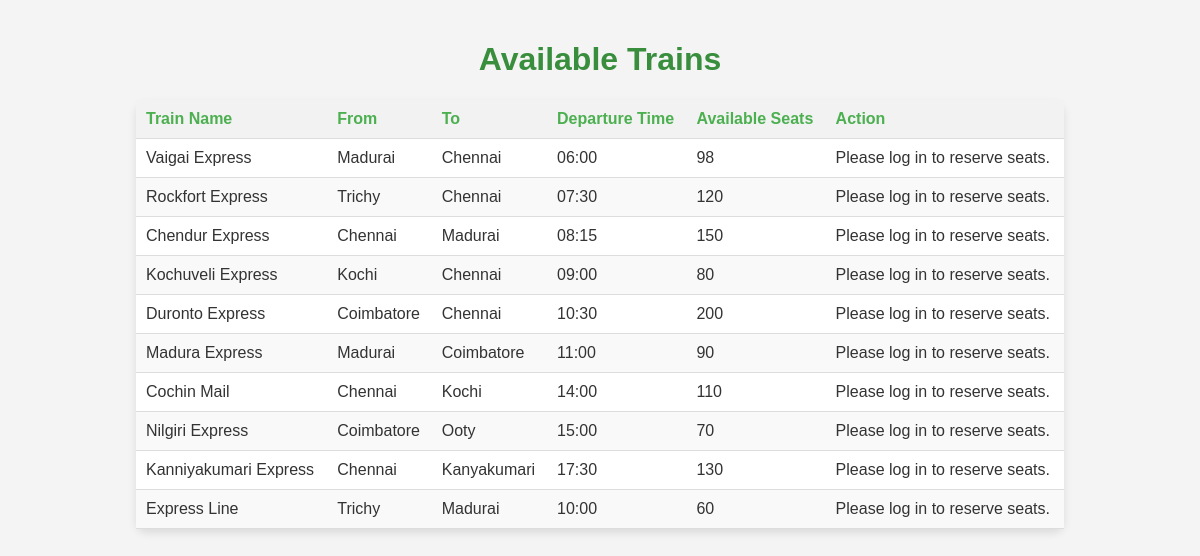
/view_trains, run on the app's committed database.
### tables this page shows
CREATE TABLE train (
            train_id INTEGER PRIMARY KEY AUTOINCREMENT,
            name TEXT NOT NULL,
            from_station TEXT NOT NULL,
            to_station TEXT NOT NULL,
            depart_time TEXT NOT NULL,
            available_seats INTEGER NOT NULL,
            amount_per_seat INTEGER NOT NULL
        );

### app.py (the view)
@app.route('/view_trains')
def view_trains():
    conn = get_db_connection()
    trains = conn.execute('SELECT * FROM train').fetchall()
    conn.close()
    return render_template('view_trains.html', trains=trains)

### app.py (called while the page is built)
def get_db_connection():
    conn = sqlite3.connect('railway.db')
    conn.row_factory = sqlite3.Row  # This will allow us to access columns by name
    return conn

### templates/view_trains.html (shortened to what this page needs)
<!DOCTYPE html>
<html lang="en">
<head>
    <link rel="stylesheet" href="{{ url_for('static', filename='style.css') }}">
</head>
<body>
    <h1>Available Trains</h1>
    <table>
        <thead>
            <tr>
                <th>Train Name</th>
                <th>From</th>
                <th>To</th>
                <th>Departure Time</th>
                <th>Available Seats</th>
                <th>Action</th>
            </tr>
        </thead>
        <tbody>
            {% for train in trains %}
            <tr>
                <td>{{ train.name }}</td>
                <td>{{ train.from_station }}</td>
                <td>{{ train.to_station }}</td>
                <td>{{ train.depart_time }}</td>
                <td>{{ train.available_seats }}</td>
                <td>
                    {% if session.get('user_id') %}
                        <a href="{{ url_for('reserve', train_id=train.train_id) }}" class="btn">Reserve Seats</a>
                    {% else %}
                        <span>Please log in to reserve seats.</span>
                    {% endif %}
                </td>
            </tr>
            {% endfor %}
        </tbody>
    </table>
</body>
</html>

### static/style.css (style rules this page uses)
body { font-family: Arial, sans-serif; background-color: #f4f4f4; color: #333; margin: 0; padding: 20px; text-align: center; }
h1, h2, h3 { color: #4CAF50; }
table { width: 80%; margin: 20px auto; border-collapse: collapse; background-color: #fff; border-radius: 10px; box-shadow: 0 4px 8px rgba(0, 0, 0, 0.1); }
th, td { padding: 10px; text-align: left; border-bottom: 1px solid #ddd; }
th { background-color: #f2f2f2; color: #4CAF50; }
tr:nth-child(even) { background-color: #f9f9f9; }
h1 { color: #388E3C; }

### data on the page
train: name "Vaigai Express", from_station "Madurai", to_station "Chennai", depart_time "06:00", available_seats "98"
train: name "Rockfort Express", from_station "Trichy", to_station "Chennai", depart_time "07:30", available_seats "120"
train: name "Chendur Express", from_station "Chennai", to_station "Madurai", depart_time "08:15", available_seats "150"
train: name "Kochuveli Express", from_station "Kochi", to_station "Chennai", depart_time "09:00", available_seats "80"
train: name "Duronto Express", from_station "Coimbatore", to_station "Chennai", depart_time "10:30", available_seats "200"
train: name "Madura Express", from_station "Madurai", to_station "Coimbatore", depart_time "11:00", available_seats "90"
train: name "Cochin Mail", from_station "Chennai", to_station "Kochi", depart_time "14:00", available_seats "110"
train: name "Nilgiri Express", from_station "Coimbatore", to_station "Ooty", depart_time "15:00", available_seats "70"
train: name "Kanniyakumari Express", from_station "Chennai", to_station "Kanyakumari", depart_time "17:30", available_seats "130"
train: name "Express Line", from_station "Trichy", to_station "Madurai", depart_time "10:00", available_seats "60"
